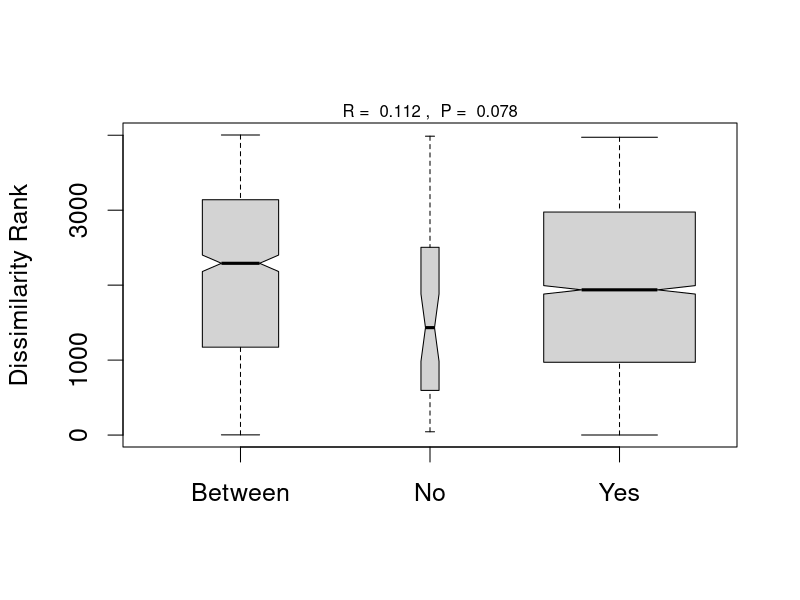
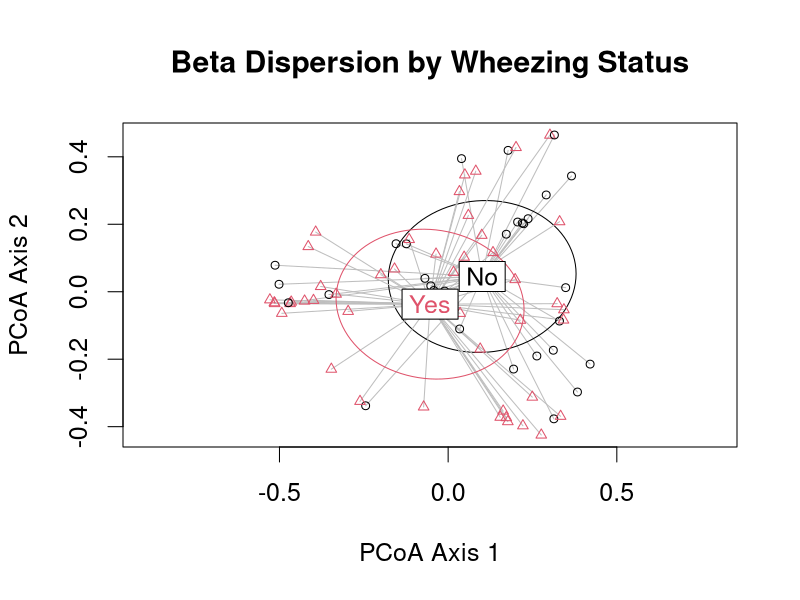
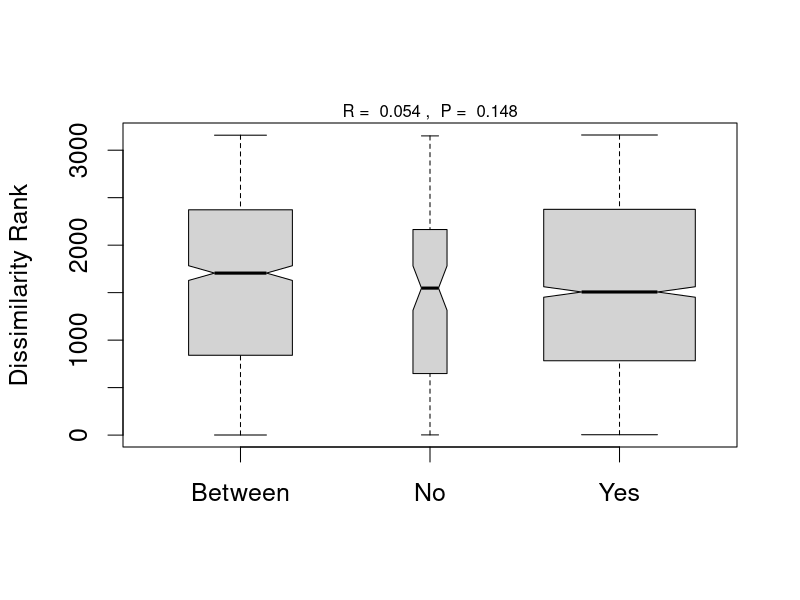
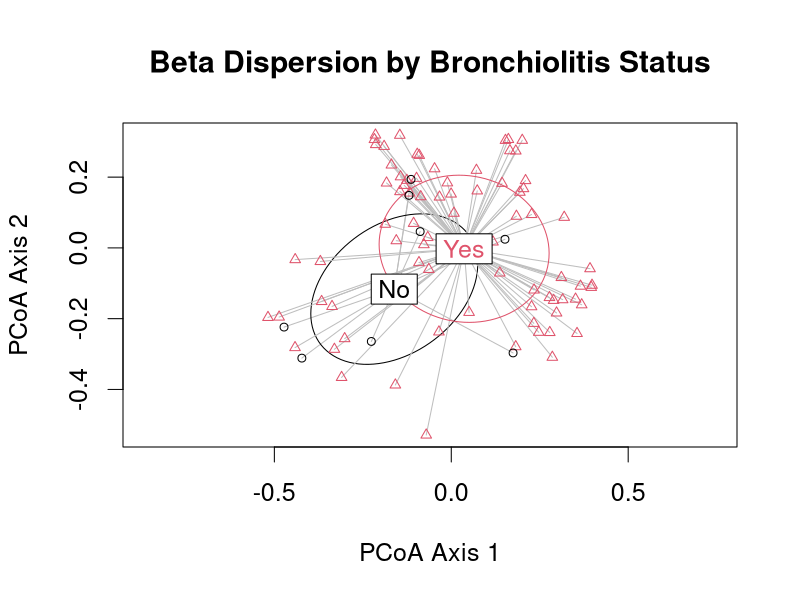
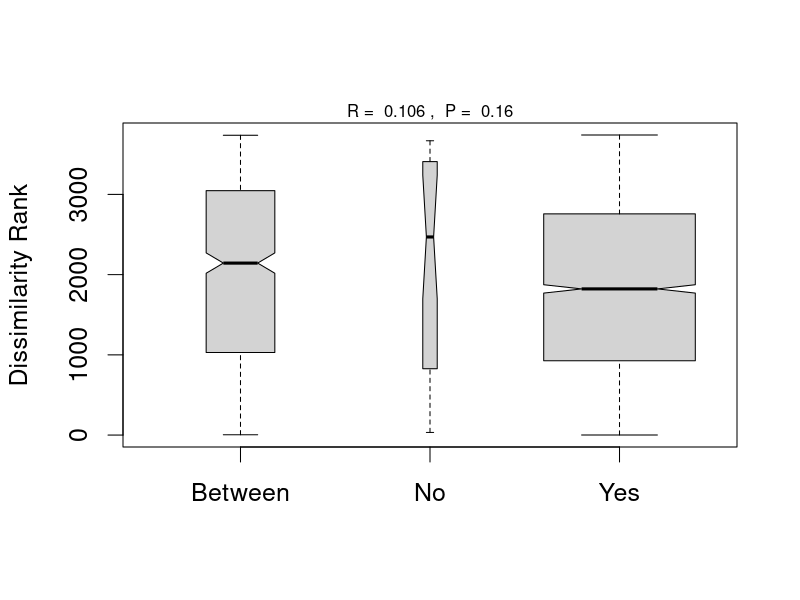

The R script that drew these images, in order: (Note: this script raises an error after producing the figures.)
library(vegan)
library(dplyr)

set.seed(123)

setwd("/mnt/usb/BQL/BQL_ANALYSIS")




#  SAMPLE TYPE COMPARISON
###########################################

metadata <- read.csv("data/phyloseq_data/sample_data.csv",sep=",",header = TRUE,
                     row.names = 1)

data <- read.csv("Beta_div/Distances/Distance_matrix.csv",
                     sep=",",header = TRUE,skip=0, row.names = 1)

## Run ADONIS tests
adonis <- adonis2(data ~ Sample_Type+Age,
                  data = metadata, permutations = 999,
                  by = "margin" # Does the correction for all variables
)

adonis

beta_disp <-  betadisper(as.dist(data), metadata %>%  pull(Sample_Type))

permutest(beta_disp)



#  ANF BQL COMPARISON
###########################################

metadata <- read.csv("data/phyloseq_data/sample_data.csv",sep=",",header = TRUE,
                     row.names = 1)

data_anf <- read.csv("Beta_div/Distances/Distance_matrix_ANF.csv",
                 sep=",",header = TRUE,skip=0, row.names = 1)

# Subset the metadata to keep only target patients data
metadata_anf <- metadata[rownames(data_anf),]
metadata_anf
## Run ADONIS tests
adonis <- adonis2(data_anf ~ Bronchiolitis+Wheezing.treatment+Respiratory.syncytial.virus+Family.history.atopy+Breastfeeding
                  +Cesarean.section+Age,
                  data = metadata_anf, permutations = 999,set.seed(1),
                  by = "margin" # Does the correction for all variables
                  )

adonis

capture.output(adonis, file = "Beta_div/ANF_BQL_ADONIS.txt")


## Beta dispersion 
beta_disp <- betadisper(as.dist(data_anf), metadata_anf %>%  pull(Bronchiolitis))

permutest(beta_disp)
capture.output(permutest(beta_disp), 
               file = "Beta_div/ANF_BQL_betadisper.txt")


## Beta dispersion 
beta_disp <- betadisper(as.dist(data_anf), metadata_anf %>%  pull(Wheezing.treatment))

permutest(beta_disp)
capture.output(permutest(beta_disp), 
               file = "Beta_div/ANF_Wheezing_betadisper.txt")

## Beta dispersion 
beta_disp <-  betadisper(as.dist(data_anf), metadata_anf %>%  pull(Respiratory.syncytial.virus))
permutest(beta_disp)
capture.output(permutest(beta_disp), 
               file = "Beta_div/ANF_rsv_betadisper.txt")


# Not necessary if betadisp isnt significative but is informative
anosim <- anosim(data_anf, metadata_anf$Bronchiolitis)
summary(anosim)
capture.output(summary(anosim), 
               file = "Beta_div/ANF_BQL_ANOSIM.txt")

png("Beta_div/ANF_BQL_ANOSIM.png", width = 600, height = 670)

par(cex = 1.5)  # Aumenta el tamaño de todos los textos en el gráfico

# Crear el gráfico
plot(anosim, xlab = "", ylab = "Dissimilarity Rank")

dev.off()


#  ANF WHEEZING COMPARISON 
#################################################################################

data_anf_wheez <- read.csv("Beta_div/Distances/Distance_matrix_ANF_BRQ.csv"
                           ,sep=",",header = TRUE,skip=0, row.names = 1)
metadata_anf_wheez <- metadata[rownames(data_anf_wheez),]


## Run ADONIS tests
adonis <- adonis2(data_anf_wheez ~ Wheezing.treatment + Respiratory.syncytial.virus + Family.history.atopy + 
                  Breastfeeding + Cesarean.section +
                  Age_older, # Formula
                  data = metadata_anf_wheez, permutations = 999,
                  by = "margin" # Does the correction for all variables
)
adonis

capture.output(adonis, 
               file = "Beta_div/ANF_WHEEZ_ADONIS.txt")


## Beta dispersion 
beta_disp <- betadisper(as.dist(data_anf_wheez), 
                        metadata_anf_wheez %>%  pull(Wheezing.treatment))

permutest(beta_disp)
capture.output(permutest(beta_disp), 
               file = "Beta_div/ANF_WHEEZ_betadisper.txt")

# Betadisp plot
png("Beta_div/ANF_WHEEZ_Betadisper.png", 
    width = 600, height = 670)

# Personalizar los parámetros gráficos
par(cex = 1.5)  # Aumentar el tamaño del texto globalmente

# Graficar la beta dispersión
plot(beta_disp, main = "Beta Dispersion by Wheezing Status",sub="",
     xlab = "PCoA Axis 1", ylab = "PCoA Axis 2", ellipse = TRUE, hull = FALSE)


dev.off()



## Beta dispersion 
beta_disp <- betadisper(as.dist(data_anf_wheez), 
                        metadata_anf_wheez %>%  pull(Respiratory.syncytial.virus))

permutest(beta_disp)

# Not necessary if betadisp isnt significative but is informative
anosim <- anosim(data_anf_wheez, metadata_anf_wheez$Respiratory.syncytial.virus)
summary(anosim)

capture.output(summary(anosim), 
               file = "Beta_div/ANF_WHEEZ_ANOSIM.txt")

png("Beta_div/ANF_WHEEZ_ANOSIM.png", width = 600, height = 670)

par(cex = 1.5)  # Aumenta el tamaño de todos los textos en el gráfico

# Crear el gráfico
plot(anosim, xlab = "", ylab = "Dissimilarity Rank")

dev.off()

# GUT MICROBIOTA

###########

#  GUT BRONCHIOLITIS COMPARISON
##################################################################################


data_gut <- read.csv("Beta_div/Distances/Distance_matrix_GUT.csv",
                     sep=",",header = TRUE,skip=0, row.names = 1)

# Subset the metadata to keep only target patients data
metadata_gut <- metadata[rownames(data_gut),]

## Run ADONIS tests
adonis <- adonis2(data_gut ~ Bronchiolitis+Wheezing.treatment+Respiratory.syncytial.virus+Family.history.atopy+Breastfeeding
                  +Cesarean.section+ Previous.antibiotics +Age_older,
                  data = metadata_gut, permutations = 999,
                  by = "margin" # Does the correction for all variables
)

adonis

capture.output(adonis, file = "Beta_div/GUT_BQL_ADONIS.txt")


## Beta dispersion 
beta_disp <- betadisper(as.dist(data_gut), 
                        metadata_gut %>%  pull(Bronchiolitis))

permutest(beta_disp)
capture.output(permutest(beta_disp), 
               file = "Beta_div/GUT_BQL_betadisper.txt")


# Betadisp plot
png("Beta_div/GUT_BQL_Betadisp.png", 
    width = 600, height = 670)

# Personalizar los parámetros gráficos
par(cex = 1.5)  # Aumentar el tamaño del texto globalmente

# Graficar la beta dispersión
plot(beta_disp, main = "Beta Dispersion by Bronchiolitis Status",sub="",
     xlab = "PCoA Axis 1", ylab = "PCoA Axis 2", ellipse = TRUE, hull = FALSE)


dev.off()

# Not necessary if betadisp isnt significative but is informative
anosim <- anosim(data_gut, metadata_gut$Bronchiolitis)
summary(anosim)
capture.output(summary(anosim), 
               file = "Beta_div/GUT_BQL_ANOSIM.txt")

png("Beta_div/GUT_BQL_ANOSIM.png", 
    width = 800, height = 900)

par(cex = 1.5)  # Aumenta el tamaño de todos los textos en el gráfico

# Crear el gráfico
plot(anosim, xlab = "", ylab = "Dissimilarity Rank")

dev.off()


#  GUT WHEEZING COMPARISON 
#################################################################################

data_gut_wheez <- read.csv("Beta_div/Distances/Distance_matrix_GUT_BRQ.csv"
                           ,sep=",",header = TRUE,skip=0, row.names = 1)
metadata_gut_wheez <- metadata[rownames(data_gut_wheez),]


## Run ADONIS tests
adonis <- adonis2(data_gut_wheez ~ Wheezing.treatment  + 
                    Respiratory.syncytial.virus + Family.history.atopy + 
                    Breastfeeding + Cesarean.section + Previous.antibiotics+Age_older, # Formula
                  data = metadata_gut_wheez, permutations = 999,
                  by = "margin" # Does the correction for all variables
)
adonis

capture.output(adonis, 
               file = "Beta_div/GUT_WHEEZ_ADONIS.txt")


## Beta dispersion 
beta_disp <- betadisper(as.dist(data_gut_wheez), 
                        metadata_gut_wheez %>%  pull(Cesarean.section))

permutest(beta_disp)
capture.output(permutest(beta_disp), 
               file = "Beta_div/GUT_WHEEZ_betadisper.txt")

# Betadisp plot
png("Beta_div/GUT_WHEEZ_Betadisper.png", 
    width = 600, height = 670)

# Personalizar los parámetros gráficos
par(cex = 1.5)  # Aumentar el tamaño del texto globalmente

# Graficar la beta dispersión
plot(beta_disp, main = "Beta Dispersion by Wheezing Status",sub="",
     xlab = "PCoA Axis 1", ylab = "PCoA Axis 2", ellipse = TRUE, hull = FALSE)


dev.off()

# Not necessary if betadisp isnt significative but is informative
anosim <- anosim(data_gut_wheez, metadata_gut_wheez$Wheezing.treatment)
summary(anosim)
capture.output(summary(anosim), 
               file = "Beta_div/GUT_WHEEZ_ANOSIM.txt")

png("Beta_div/GUT_WHEEZ_ANOSIM.png", width = 600, height = 670)

par(cex = 1.5)  # Aumenta el tamaño de todos los textos en el gráfico

# Crear el gráfico
plot(anosim, xlab = "", ylab = "Dissimilarity Rank")

dev.off()

